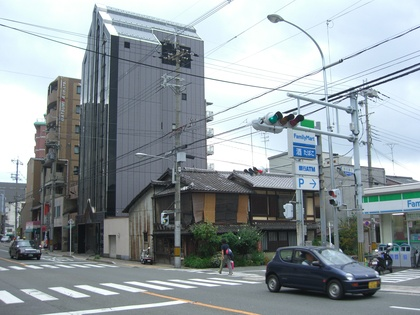
%> input picture HW3/hw3/prob1/kyoto_street.JPG, 420 x 315 px, shrunk from 2816 x 2112 before the run
$ octave runThis.m   (GNU Octave 9; MATLAB toolbox functions it lacks are replaced by stand-ins)
%> lines starting %> are read from the running program, lines starting %| are printed output that depends on the picture

% output vanishing point, input image

im = imread('kyoto_street.JPG');
%> im is the input picture: size 315x420x3 uint8; mean R, G, B 144.6, 154.3, 158.9
% [23 lines of commented-out code are left out]

%% Calculate three vanishing points
% Insert code here to compute vp (3x1 vector in homogeneous coordinates)

lines = [-850.758620689655 -1181.79310344828 -539.586206896552 -158.896551724138 -16.5517241379312 -13.2413793103447 -62.8965517241377 -59.5862068965521 -16.5517241379307; 20.4387096774194 -22.7096774193548 -20.4387096774193 649.496774193548 438.296774193548 172.593548387097 177.135483870968 231.638709677419 -165.780645161290; 1154891.21245829 879558.859176863 234568.706562848 85569.0892102339 -539807.843381535 -168385.637374862 -321855.441156841 -408115.968854283 255000.873859844];

vps = zeros(3, 3);
for i = 0:2
    p1 = real(cross(lines(:, i*3 + 1), lines(:, i*3 + 2)));
    p2 = real(cross(lines(:, i*3 + 2), lines(:, i*3 + 3)));
    p3 = real(cross(lines(:, i*3 + 1), lines(:, i*3 + 3)));
    for j = 1:3
        vps(j, i+1) = (p1(j) + p2(j) + p3(j))/3;
    end
end

vpsuv = zeros(2, 3);
for i = 1:3
    vpsuv(1, i) = vps(1, i)/vps(3, i);
    vpsuv(2, i) = vps(2, i)/vps(3, i);
end

%% Graph points
for i = 0:2
%> this loop made 3 passes; what is shown inside it comes from the first
    figure;
    imagesc(im);
    hold on
    vp = vps(:, i+1);
    bx1 = min(1, vp(1)/vp(3))-10; bx2 = max(size(im,2), vp(1)/vp(3))+10;
%> after `bx2 = max(size(im,2), vp(1)/vp(3))+10`: bx2 = 1027.4
    by1 = min(1, vp(2)/vp(3))-10; by2 = max(size(im,1), vp(2)/vp(3))+10;
%> after `by2 = max(size(im,1), vp(2)/vp(3))+10`: by2 = 325
    for k = 1:3
        if lines(1, i*3 + k)<lines(2, i*3 + k)
            pt1 = real(cross([1 0 -bx1]', lines(:, i*3 + k)));
            pt2 = real(cross([1 0 -bx2]', lines(:, i*3 + k)));
        else
            pt1 = real(cross([0 1 -by1]', lines(:, i*3 + k)));
            pt2 = real(cross([0 1 -by2]', lines(:, i*3 + k)));
        end
        pt1 = pt1/pt1(3);
        pt2 = pt2/pt2(3);
        plot([pt1(1) pt2(1)], [pt1(2) pt2(2)], 'g', 'Linewidth', 1);
    end
%> after the loop, pt1 = [-9; 11714.3; 1]
    plot(vp(1)/vp(3), vp(2)/vp(3), '*r');
    axis image;
    axis([bx1 bx2 by1 by2]);
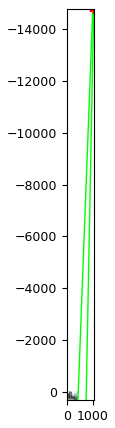
%> figure redrawn from the program's plot data
    hold off;
end

%% Graph horizon line
figure;
imagesc(im);
hold on

vp1 = vertcat(vpsuv(:, 2), 1);
vp2 = vertcat(vpsuv(:, 3), 1);
vp3 = vps(:, 1);

line = real(cross(vp2, vp1));
mag = sqrt(line(1)^2 + line(2)^2);
line(1) = line(1)/mag;
line(2) = line(2)/mag;
line(3) = line(3)/mag;

bx1 = min(1, vp3(1)/vp3(3))-10;
bx2 = max(size(im,2), vp3(1)/vp3(3))+10;
by1 = min(1, vp3(2)/vp3(3))-10;
by2 = max(size(im,1), vp3(2)/vp3(3))+10;


if line(1) < line(2)
    pt1 = real(cross([1 0 -bx1]', line));
    pt2 = real(cross([1 0 -bx2]', line));
%> pt2 = [1027.3; 1570.2; 1]
else
    pt1 = real(cross([0 1 -by1]', line));
    pt2 = real(cross([0 1 -by2]', line));
end
pt1 = pt1/pt1(3);
pt2 = pt2/pt2(3);
%> pt2 = [1027.4; 1570.4; 1]

plot([pt1(1) pt2(1)], [pt1(2) pt2(2)], 'g', 'Linewidth', 1);
axis([bx1 bx2 by1 by2]);
axis image;
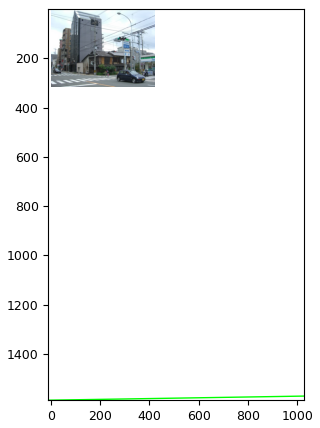
%> figure redrawn from the program's plot data
hold off;

%% Calculate Focal Length and (u0,v0)

syms f u v
%> (this line was passed over: syms is not available in this run)

% vptm = vertcat(vertcat(transpose(vps(:, 1)), transpose(vps(:, 1))), transpose(vps(:, 2)));
% vpm = horzcat(horzcat(vps(:, 2), vps(:, 3)), vps(:, 3));

%> (the run ends here)

$ run again, with HW3/hw3/prob1/CIMG6476.JPG copied over HW3/hw3/prob1/kyoto_street.JPG
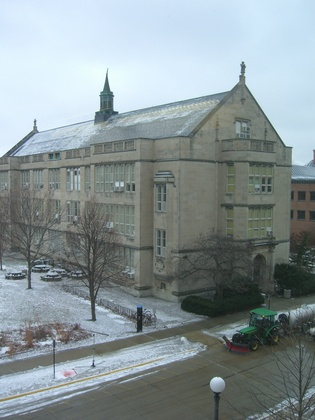
%> input picture HW3/hw3/prob1/CIMG6476.JPG, 315 x 420 px, shrunk from 2112 x 2816 before the run
%> im is the input picture: size 420x315x3 uint8; mean R, G, B 135.6, 147.4, 149.9
%> `axis([bx1 bx2 by1 by2]);`:
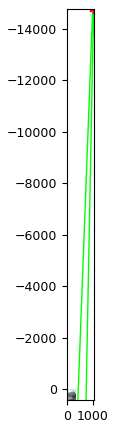
%> figure redrawn from the program's plot data
%> `axis image;`:
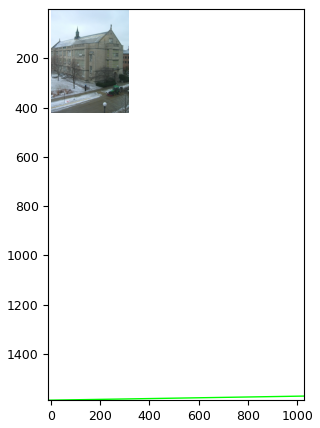
%> figure redrawn from the program's plot data

$ run again, with HW3/hw3/prob1/horizon.jpg copied over HW3/hw3/prob1/kyoto_street.JPG
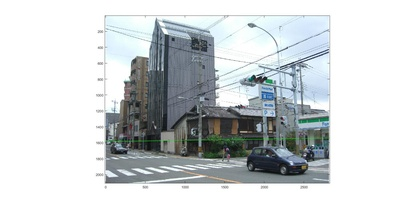
%> input picture HW3/hw3/prob1/horizon.jpg, 420 x 206 px, shrunk from 1600 x 783 before the run
%> im is the input picture: size 206x420x3 uint8; mean R, G, B 206.2, 210.6, 212.3
%> `axis([bx1 bx2 by1 by2]);`:
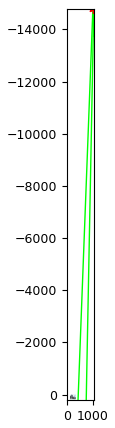
%> figure redrawn from the program's plot data
%> `axis image;`:
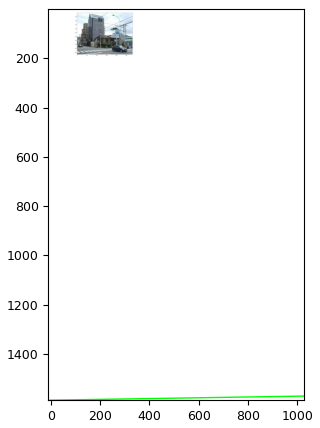
%> figure redrawn from the program's plot data

$ run again, with HW3/hw3/prob1/left.jpg copied over HW3/hw3/prob1/kyoto_street.JPG
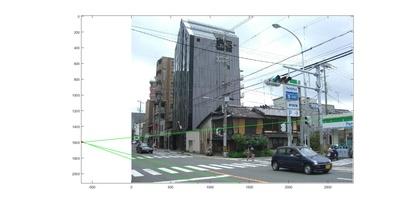
%> input picture HW3/hw3/prob1/left.jpg, 420 x 206 px, shrunk from 1600 x 783 before the run
%> im is the input picture: size 206x420x3 uint8; mean R, G, B 206.6, 211.2, 212.5
%> `axis([bx1 bx2 by1 by2]);`:
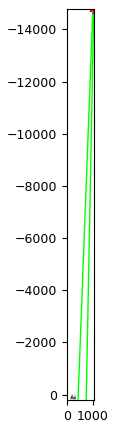
%> figure redrawn from the program's plot data
%> `axis image;`:
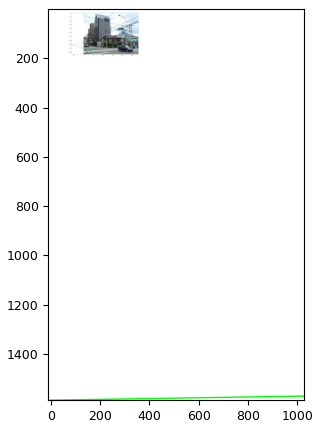
%> figure redrawn from the program's plot data
